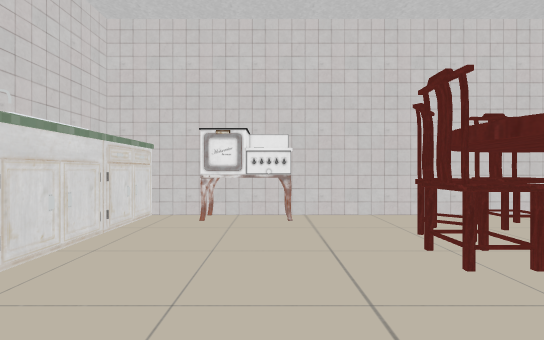
view 1 (above)

18 first-person views from a walk through a Unity game level. The camera is 0.68 m above the floor, looks level and sees 85° across. Doors are open. The floor is counted in squares, 1 m on a side. Each view is taken from the middle of a square. On the plan, view 1 faces up. The plan holds only what a view shows up to about 10 squares ahead; the rest is blank. The place goes on beyond the plan. The player is left out. Some surface patterns are stand-ins.

view 2
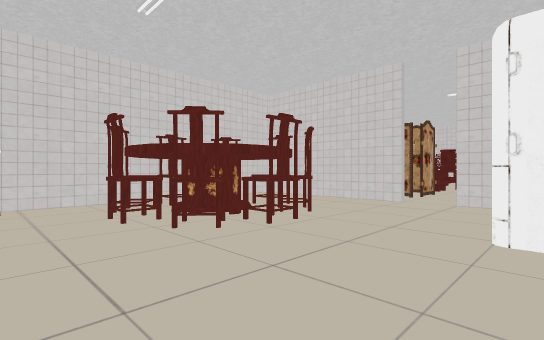

view 3
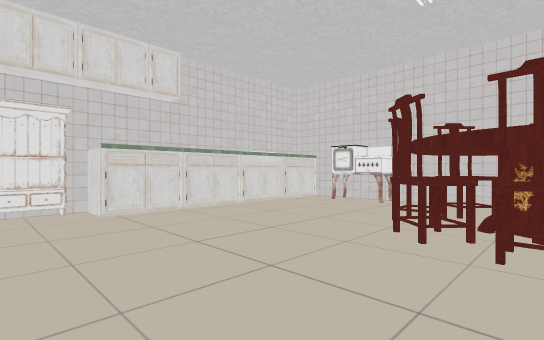

view 4
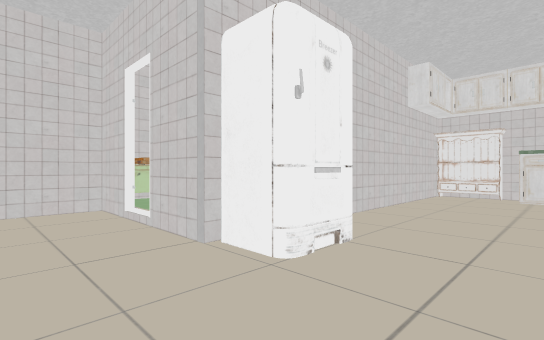

view 5
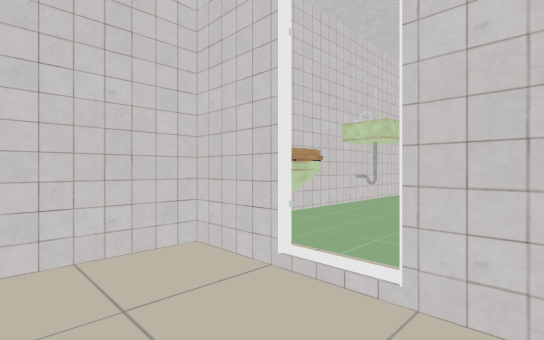

view 6
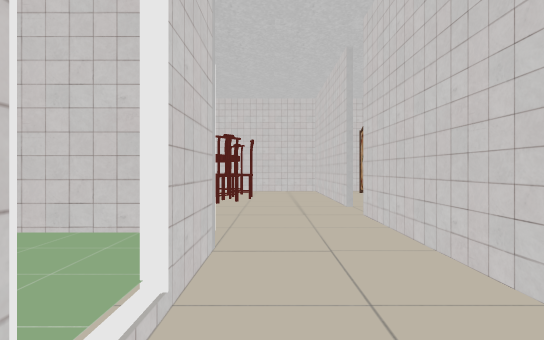

view 7
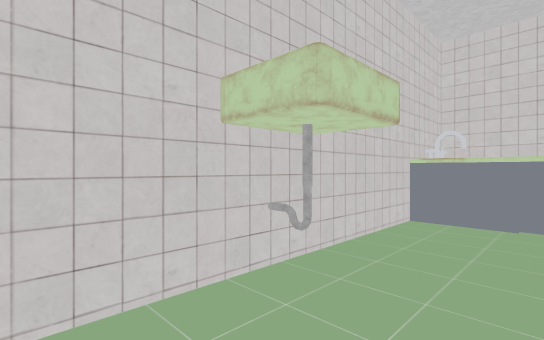

view 8
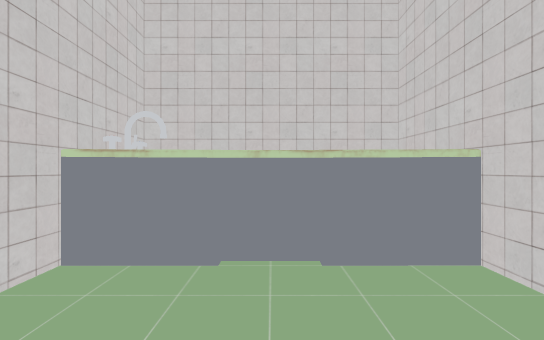

view 9
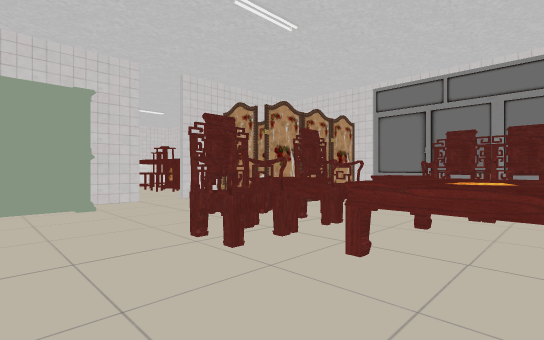

view 10
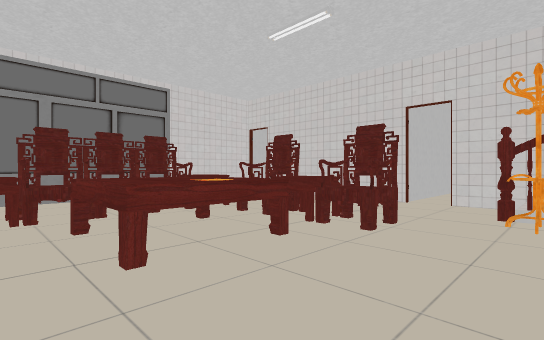

view 11
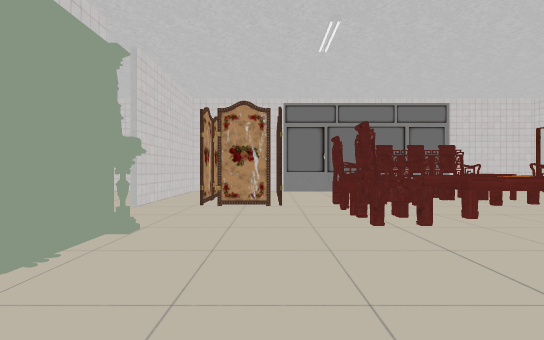

view 12
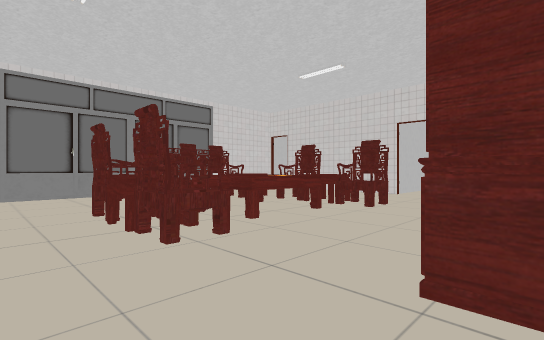

view 13
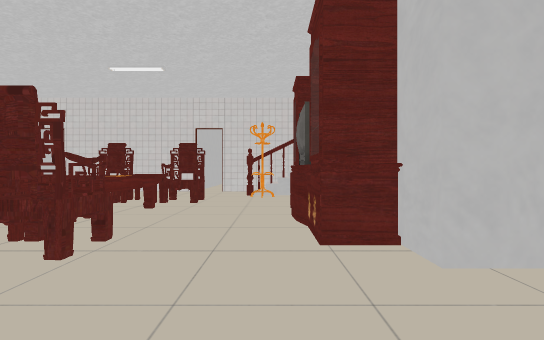

view 14
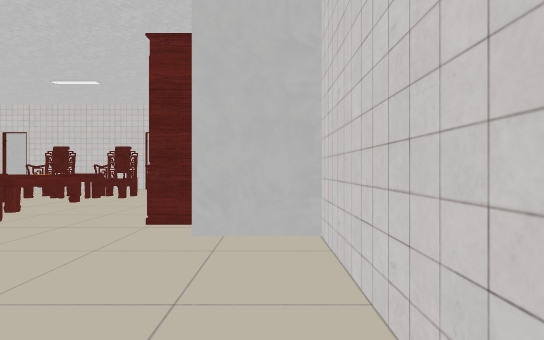

view 15
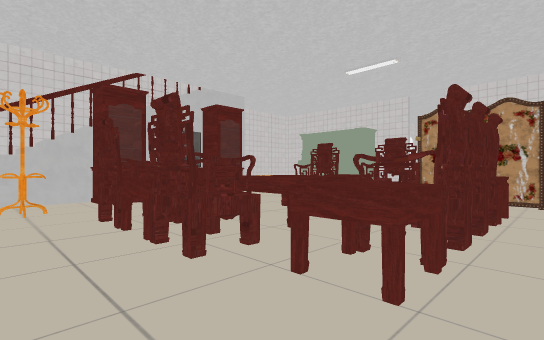

view 16
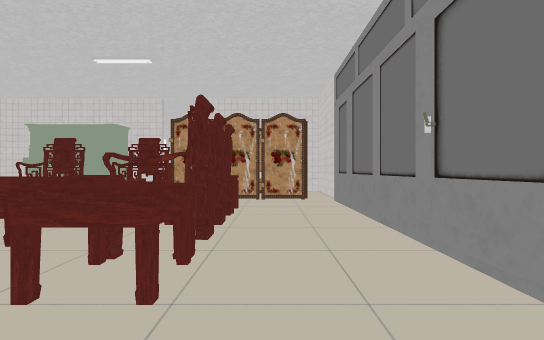

view 17
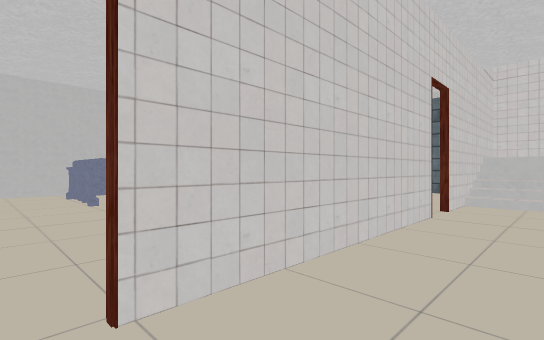

view 18
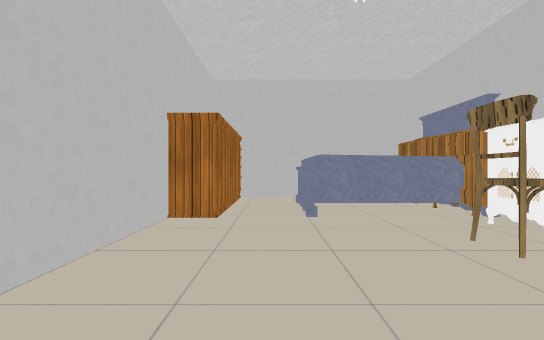

### Floor plan
Key: @ floor where view 1 was taken; # wall or solid block; . main floor; : floor 0.15 m higher than the main floor; D open door; C counter; E oven; H chair; T table; F fridge; S shelf; B bathtub; P piano; A bed; I cabinet; O other object.
Columns run from 3 left of view 1 to 26 right of it. Each row starts with its distance up from view 1.
  5  #########################
  4 CCEE..H..#.##.......DD....III#
  3  C...HHH.#. #.......#........#
  2  C...HTH.#.##.TOOT..##....AA.#
  1 CC...HHH.#.#OHHTTHH..#..H.AA
  0 CC.@.........HHTTHH..#IIIIII
 -1 #S.......#...HHTTHH.DD###
 -2 #S.....F.#P.........##
 -3 B B#####..#.......####
 -4 B B::::D.##...###O#####
 -5 BBB:OO:O.#...O#####
 -6  ##############

Positions as (right, up) in squares from view 1, and headings:
1: (0, 0), facing up
2: (0, -2), facing up-right
3: (3, -2), facing up-left
4: (6, 0), facing down-left
5: (6, -3), facing down-left
6: (5, -5), facing up
7: (3, -4), facing down-left
8: (1, -4), facing left
9: (13, -3), facing up-left
10: (11, -3), facing up-right
11: (9, -5), facing up
12: (9, -4), facing up-right
13: (8, -3), facing right
14: (7, -5), facing right
15: (16, 3), facing down-left
16: (16, 3), facing left
17: (16, 4), facing down-right
18: (18, 3), facing right
